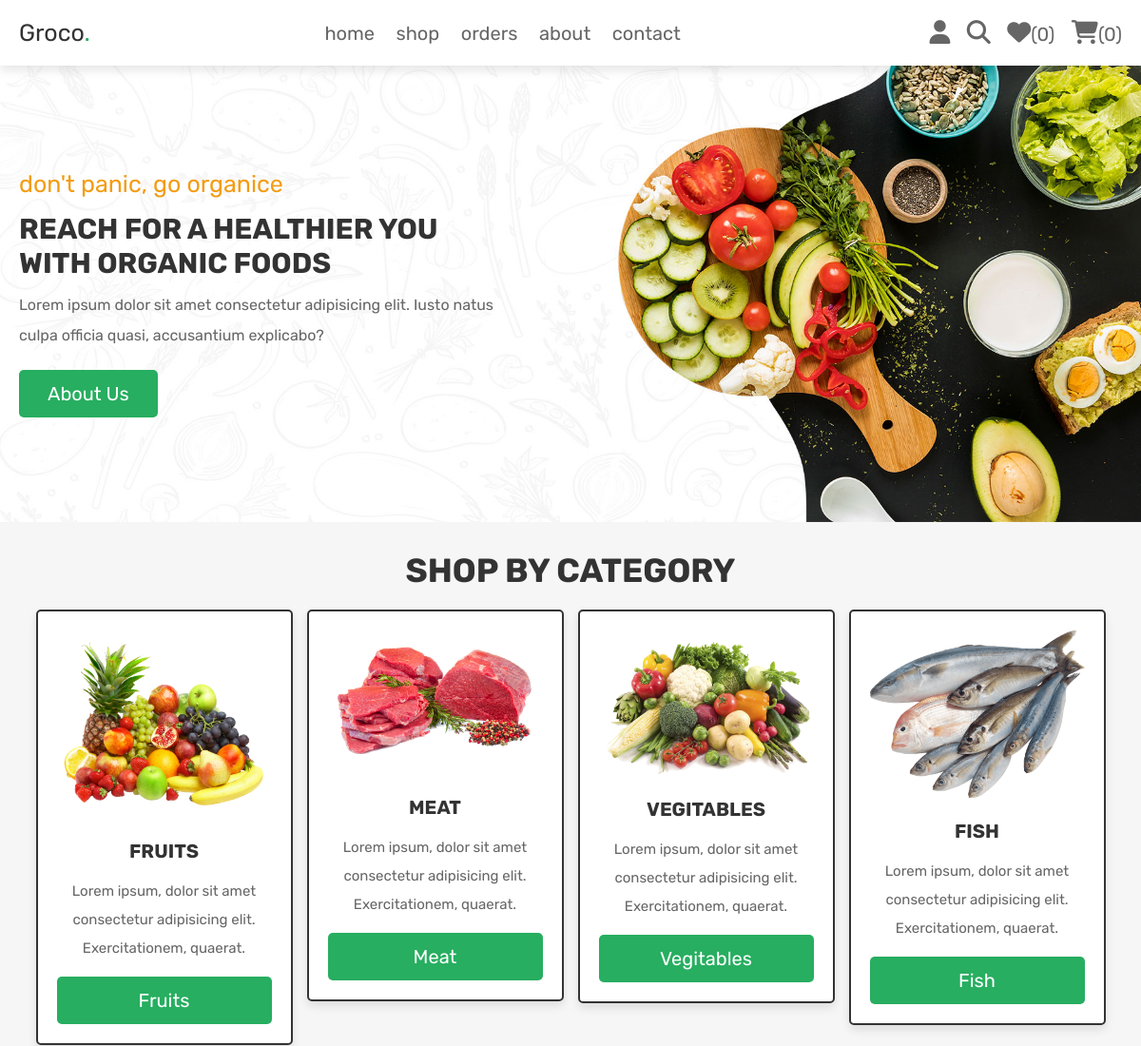
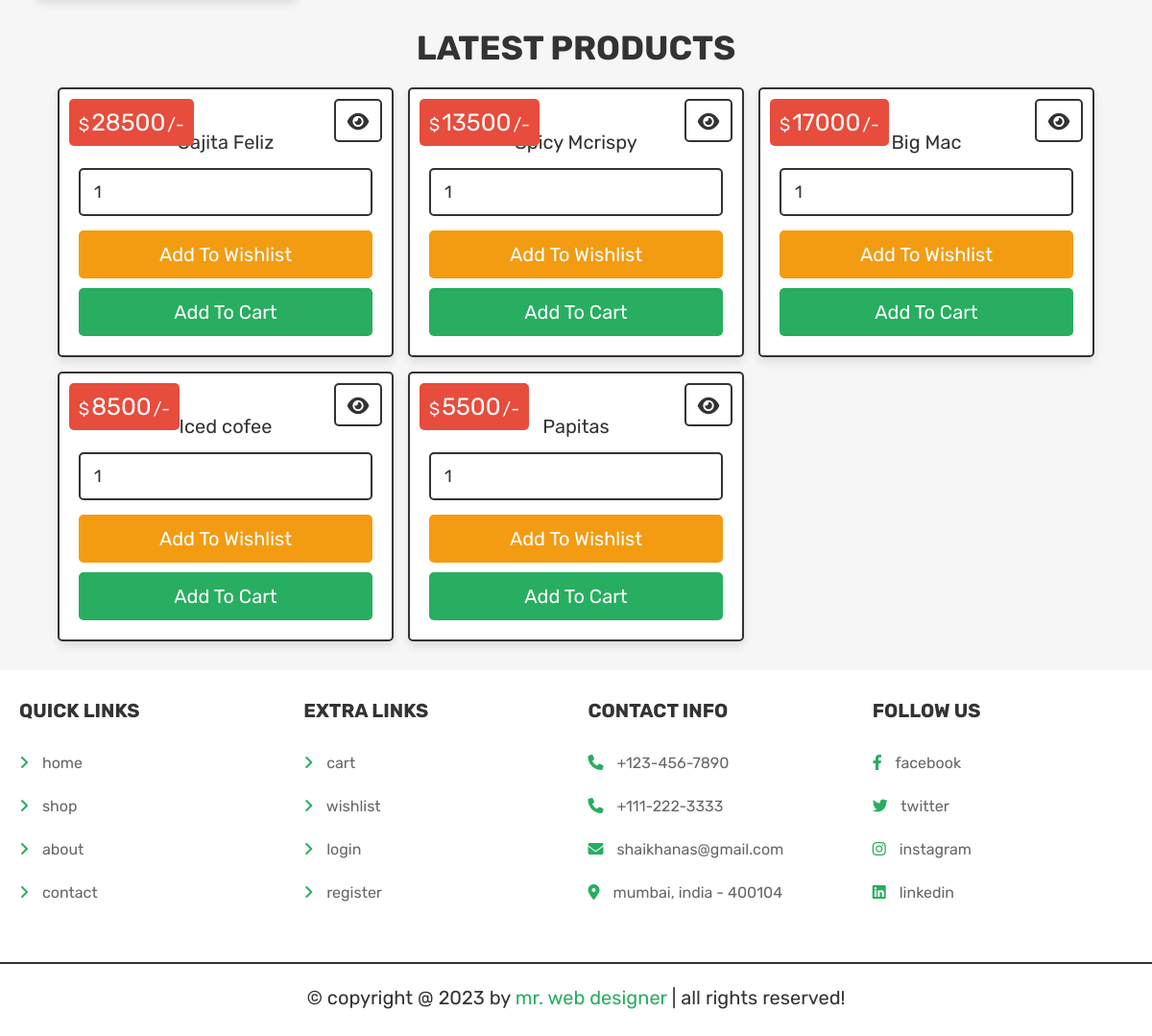
/home.php (signed in), run on the app's committed database (2 pictures, top to bottom).
### tables this page shows
CREATE TABLE `products` (
  `id` int(100) NOT NULL,
  `name` varchar(100) NOT NULL,
  `category` varchar(20) NOT NULL,
  `details` varchar(500) NOT NULL,
  `price` int(100) NOT NULL,
  `image` varchar(100) NOT NULL
);

### home.php (the view, shortened to what this page needs)
<?php
@include 'config.php';
?>
<!DOCTYPE html>
<html lang="en">
<head>
   <link rel="stylesheet" href="https://cdnjs.cloudflare.com/ajax/libs/font-awesome/6.1.1/css/all.min.css">
   <link rel="stylesheet" href="css/style.css">
</head>
<body>
<?php include 'header.php'; ?>
<div class="home-bg">
   <section class="home">
      <div class="content">
         <span>don't panic, go organice</span>
         <h3>Reach For A Healthier You With Organic Foods</h3>
         <p>Lorem ipsum dolor sit amet consectetur adipisicing elit. Iusto natus culpa officia quasi, accusantium explicabo?</p>
         <a href="about.php" class="btn">about us</a>
      </div>
   </section>
</div>
<section class="home-category">
   <h1 class="title">shop by category</h1>
   <div class="box-container">
      <div class="box">
         <img src="images/cat-1.png" alt="">
         <h3>fruits</h3>
         <p>Lorem ipsum, dolor sit amet consectetur adipisicing elit. Exercitationem, quaerat.</p>
         <a href="category.php?category=fruits" class="btn">fruits</a>
      </div>
      <div class="box">
         <img src="images/cat-2.png" alt="">
         <h3>meat</h3>
         <p>Lorem ipsum, dolor sit amet consectetur adipisicing elit. Exercitationem, quaerat.</p>
         <a href="category.php?category=meat" class="btn">meat</a>
      </div>
      <div class="box">
         <img src="images/cat-3.png" alt="">
         <h3>vegitables</h3>
         <p>Lorem ipsum, dolor sit amet consectetur adipisicing elit. Exercitationem, quaerat.</p>
         <a href="category.php?category=vegitables" class="btn">vegitables</a>
      </div>
      <div class="box">
         <img src="images/cat-4.png" alt="">
         <h3>fish</h3>
         <p>Lorem ipsum, dolor sit amet consectetur adipisicing elit. Exercitationem, quaerat.</p>
         <a href="category.php?category=fish" class="btn">fish</a>
      </div>
   </div>
</section>
<section class="products">
   <h1 class="title">latest products</h1>
   <div class="box-container">
   <?php
      $select_products = $conn->prepare("SELECT * FROM `products` LIMIT 6");
      $select_products->execute();
      if($select_products->rowCount() > 0){
         while($fetch_products = $select_products->fetch(PDO::FETCH_ASSOC)){
   ?>
   <form action="" class="box" method="POST">
      <div class="price">$<span><?= $fetch_products['price']; ?></span>/-</div>
      <a href="view_page.php?pid=<?= $fetch_products['id']; ?>" class="fas fa-eye"></a>
      <div class="name"><?= $fetch_products['name']; ?></div>
      <input type="number" min="1" value="1" name="p_qty" class="qty">
      <input type="submit" value="add to wishlist" class="option-btn" name="add_to_wishlist">
      <input type="submit" value="add to cart" class="btn" name="add_to_cart">
   </form>
   <?php
      }
   }else{
      echo '<p class="empty">no products added yet!</p>';
   }
   ?>
   </div>
</section>
<?php include 'footer.php'; ?>
</body>
</html>

### header.php (shortened to what this page needs)
<header class="header">
   <div class="flex">
      <a href="admin_page.php" class="logo">Groco<span>.</span></a>
      <nav class="navbar">
         <a href="home.php">home</a>
         <a href="shop.php">shop</a>
         <a href="orders.php">orders</a>
         <a href="about.php">about</a>
         <a href="contact.php">contact</a>
      </nav>
      <div class="icons">
         <div id="user-btn" class="fas fa-user"></div>
         <a href="search_page.php" class="fas fa-search"></a>
         <?php
            $count_cart_items = $conn->prepare("SELECT * FROM `cart` WHERE user_id = ?");
            $count_cart_items->execute([$user_id]);
            $count_wishlist_items = $conn->prepare("SELECT * FROM `wishlist` WHERE user_id = ?");
            $count_wishlist_items->execute([$user_id]);
         ?>
         <a href="wishlist.php"><i class="fas fa-heart"></i><span>(<?= $count_wishlist_items->rowCount(); ?>)</span></a>
         <a href="cart.php"><i class="fas fa-shopping-cart"></i><span>(<?= $count_cart_items->rowCount(); ?>)</span></a>
      </div>
   </div>
</header>

### footer.php
<footer class="footer">
   <section class="box-container">
      <div class="box">
         <h3>quick links</h3>
         <a href="home.php"> <i class="fas fa-angle-right"></i> home</a>
         <a href="shop.php"> <i class="fas fa-angle-right"></i> shop</a>
         <a href="about.php"> <i class="fas fa-angle-right"></i> about</a>
         <a href="contact.php"> <i class="fas fa-angle-right"></i> contact</a>
      </div>
      <div class="box">
         <h3>extra links</h3>
         <a href="cart.php"> <i class="fas fa-angle-right"></i> cart</a>
         <a href="wishlist.php"> <i class="fas fa-angle-right"></i> wishlist</a>
         <a href="login.php"> <i class="fas fa-angle-right"></i> login</a>
         <a href="register.php"> <i class="fas fa-angle-right"></i> register</a>
      </div>
      <div class="box">
         <h3>contact info</h3>
         <p> <i class="fas fa-phone"></i> +123-456-7890 </p>
         <p> <i class="fas fa-phone"></i> +111-222-3333 </p>
         <p> <i class="fas fa-envelope"></i> shaikhanas@gmail.com </p>
         <p> <i class="fas fa-map-marker-alt"></i> mumbai, india - 400104 </p>
      </div>
      <div class="box">
         <h3>follow us</h3>
         <a href="#"> <i class="fab fa-facebook-f"></i> facebook </a>
         <a href="#"> <i class="fab fa-twitter"></i> twitter </a>
         <a href="#"> <i class="fab fa-instagram"></i> instagram </a>
         <a href="#"> <i class="fab fa-linkedin"></i> linkedin </a>
      </div>
   </section>
   <p class="credit"> &copy; copyright @ <?= date('Y'); ?> by <span>mr. web designer</span> | all rights reserved! </p>
</footer>

### css/style.css (style rules this page uses)
.home-bg { background: url(../images/home-bg.jpg) no-repeat; background-size: cover; background-position: center; }
.home-bg .home { display: flex; align-items: center; min-height: 60vh; }
.home-bg .home .content { width: 50rem; }
.home-bg .home .content span { color:var(--orange); font-size: 2.5rem; }
.home-bg .home .content h3 { font-size: 3rem; text-transform: uppercase; margin-top: 1.5rem; color:var(--black); }
.home-bg .home .content p { font-size: 1.6rem; padding:1rem 0; line-height: 2; color:var(--light-color); }
.home-bg .home .content a { display: inline-block; width: auto; }
.home-category .box-container { display: grid; grid-template-columns: repeat(auto-fit, 27rem); gap:1.5rem; justify-content: center; align-items: flex-start; }
.home-category .box-container .box { padding:2rem; text-align: center; border:var(--border); background-color: var(--white); box-shadow: var(--box-shadow); border-radius: .5rem; }
.home-category .box-container .box img { width: 100%; margin-bottom: 1rem; }
.home-category .box-container .box h3 { text-transform: uppercase; color:var(--black); padding:1rem 0; font-size: 2rem; }
.home-category .box-container .box p { line-height: 2; font-size: 1.5rem; color:var(--light-color); padding:.5rem 0; }
.home-category { padding-bottom: 0; }
.products .box-container { display: grid; grid-template-columns: repeat(auto-fit, 35rem); gap:1.5rem; justify-content: center; align-items: flex-start; }
.products .box-container .box { padding:2rem; text-align: center; border:var(--border); background-color: var(--white); box-shadow: var(--box-shadow); border-radius: .5rem; position: relative; }
.products .box-container .box .price { position: absolute; top:1rem; left:1rem; padding:1rem; border-radius: .5rem; background-color: var(--red); font-size: 1.8rem; color:var(--white); }
.products .box-container .box .price span { font-size: 2.5rem; color:var(--white); margin:0 .2rem; }
.products .box-container .box .fa-eye { position: absolute; top:1rem; right:1rem; border-radius: .5rem; height: 4.5rem; line-height: 4.3rem; width: 5rem; border:var(--border); color:var(--black); font-size: 2rem; background-color: var(--white); }
.products .box-container .box .name { font-size: 2rem; color:var(--black); padding:1rem 0; }
.products .box-container .box .qty { margin:.5rem 0; border-radius: .5rem; padding:1.2rem 1.4rem; font-size: 1.8rem; color:var(--black); border:var(--border); width: 100%; }

### data on the page
products: price "28500", name "Cajita Feliz"
products: price "13500", name "Spicy Mcrispy"
products: price "17000", name "Big Mac"
products: price "8500", name "Iced cofee"
products: price "5500", name "Papitas"

### other printed values
$count_wishlist_items->rowCount() "0"
$count_cart_items->rowCount() "0"
